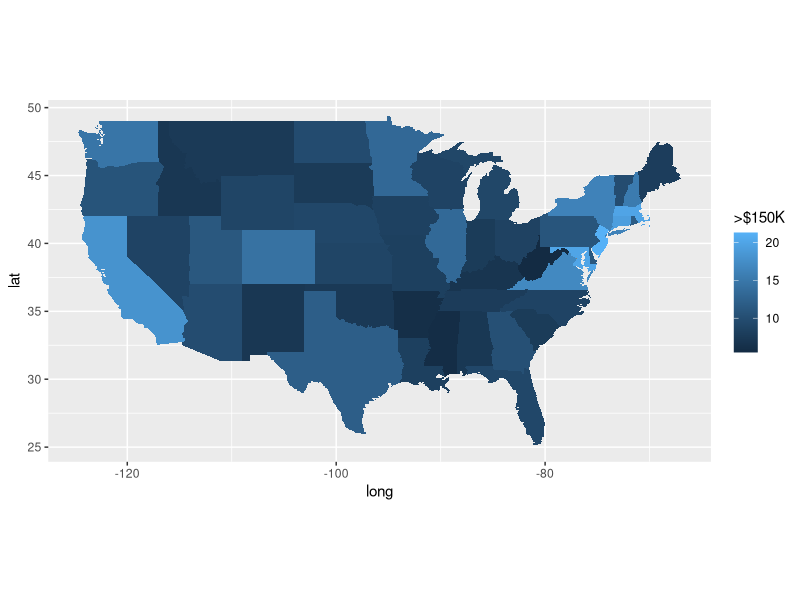
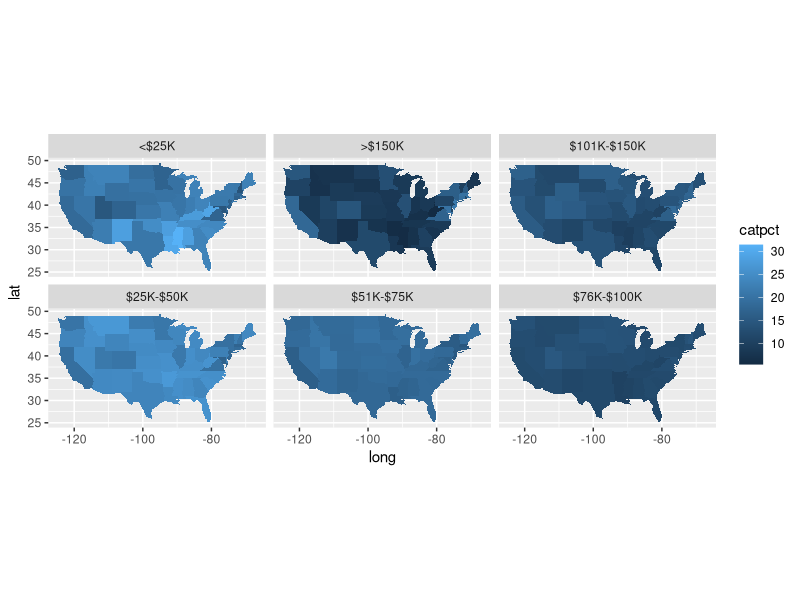

R code for these plots, in order:
## ---- chunk 1
library(tidyverse)
library(maps)
## ---- chunk 2
usa <- map_data("usa")
states <- map_data("state")
## ---- chunk 3
incometbl <- read_csv("incometbl.csv")
head(incometbl)
## ---- chunk 4
# Spread income so we can plot heatmap by category
# and create a new column with key "region" to merge
# "states" table
incometbl2 <- incometbl %>% spread(incomecat, catpct) %>% 
              mutate(region = tolower(state)) %>% 
              select(-state)

head(incometbl2)
## ---- chunk 5
head(states)
## ---- chunk 6
# join two data sets for mapping
states2 <- states %>% left_join(incometbl2, by = "region")
head(states2)
## ---- chunk 7
# Start mapping with one category `>150K`
states2 %>% ggplot() +
              geom_polygon(aes(x = long, y = lat, fill = `>$150K`, group = group))+
              coord_fixed(1.3)

glimpse(states2)
## ---- chunk 8
# First way to create a merged table states3
states3 <- states2 %>% gather(incomecat, catpct, -region, -long, -lat, 
                   -group, -order, -subregion)


# Another way to create merged table states3
incometbl3 <- incometbl %>% mutate(region = tolower(state)) %>% select(-state)
head(incometbl3)
states3 <- states %>% left_join(incometbl3, by = "region")

# There are some missing values for DC
states3[(is.na(states3$incomecat)),]

## ---- chunk 9
incomecat_levels <- c("$25K-$50K", "$51K-$75K",
                      "$76K-$100K", "<$25K", "$101K-$150K", ">$150K")
## ---- chunk 10
# Try new plotting with facet
states3 %>% filter(!is.na(incomecat)) %>% 
        arrange(factor(incomecat, levels = incomecat_levels)) %>% 
            ggplot() +
            geom_polygon(aes(x = long, y = lat, 
                             fill = catpct, 
                             group = group)) +
            facet_wrap(.~ incomecat) +
            coord_fixed(1.3)
